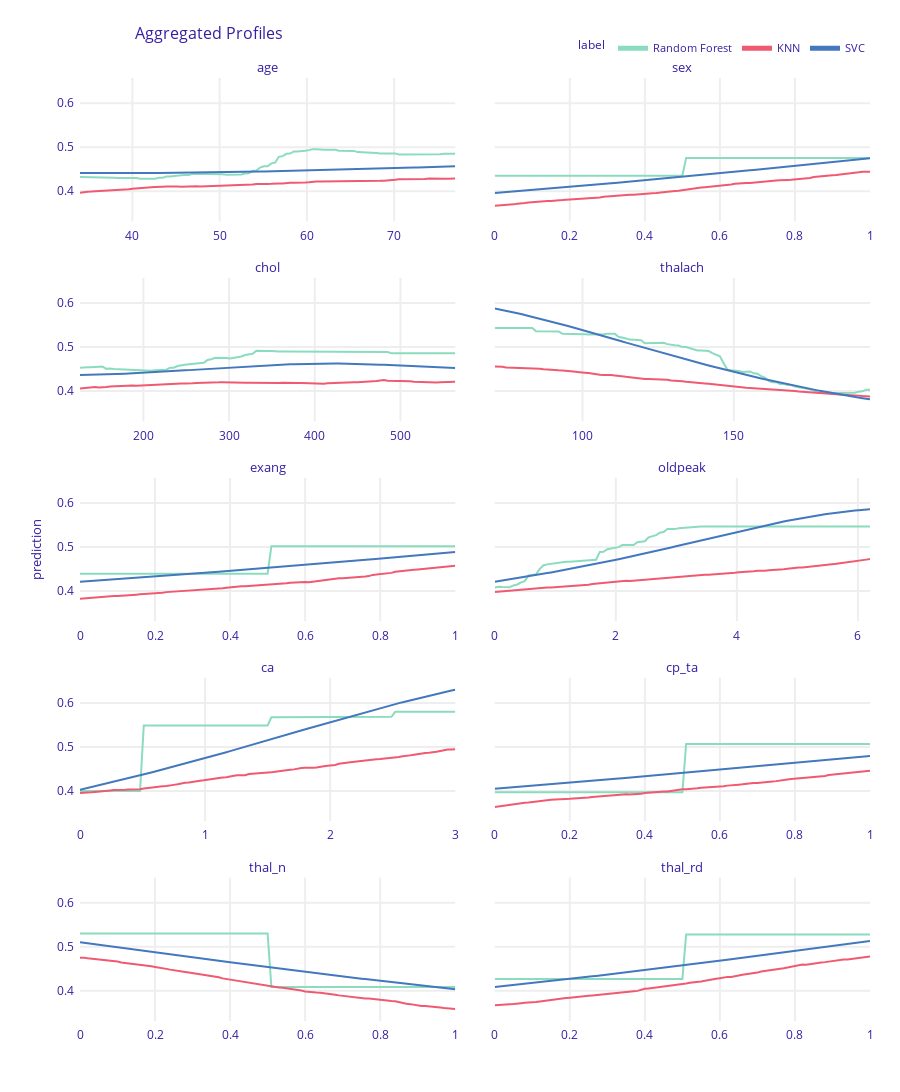

Notebook cell for this chart:
### Markdown cell above
## Porówanie modeli

- Prawie dla każdej zmiennej KNN ma średnio mniejsze predykcje niż SVC.
- KNN i SVC nie wyłapały nagłej zmienności dla wieku
- Oba również znacznie bardziej zaniżają predykcje dla kobiet niż RF
- Dla zmiennej *thalach* SVC przejawia znacznie mniejszą zmienność
- SVC zadziwiająco mocno zwiększa wartość predykcji wraz ze wzrostem *ca* co jest raczej błędne ponieważ w innych wyjaśnieniach różnica pomiędzy wartościami 1-3 nie była aż tak istotna. Prawdopodobnie wynika to z tego, że model chciał dostosować prostą do dużego skoku pomiędzy wartościami 0 oraz 1.
- Warto zauważyć, że nawet jeśli wykresy różnych modeli nie pokrywają się dla zmiennyc kategorycznych to i tak są dość zgodne poniważ istotne są tylko punkty graniczne w których wartości wykresów są podobne.

### Code cell
mp_rf.plot([mp_knn, mp_svc], variables=var)
